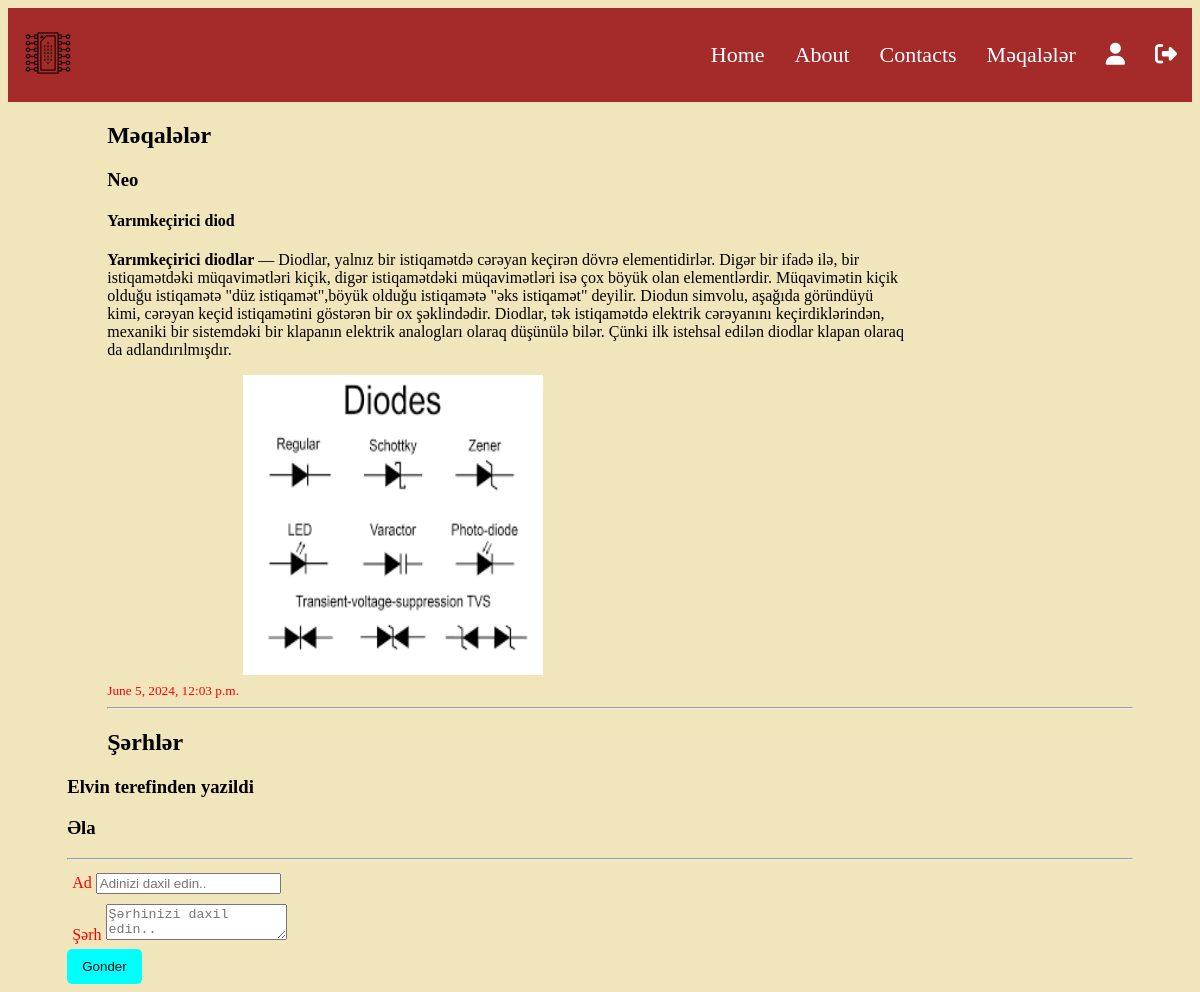
Screenshot of /detail/13 (signed in) with the database file from the repository.
### article/models.py (models this page shows, shortened)
class Article(models.Model):
    author=models.ForeignKey("auth.User",on_delete=models.CASCADE,verbose_name="Yazar")
    title=models.CharField(max_length=20,verbose_name="Basliq")
    content=RichTextField(verbose_name="Kontent")
    create_date=models.DateTimeField(auto_now_add=True,verbose_name="Yaradilma tarixi")
    image=models.FileField(null=True,blank=True,verbose_name='Sekil')

class Comment(models.Model):
    article=models.ForeignKey(Article,on_delete=models.CASCADE,verbose_name="Məqalə",related_name='comments')
    comment_author=models.CharField(max_length=150,verbose_name='Ad')
    comment_content=RichTextField(verbose_name="comment")
    created_date=models.DateTimeField(auto_now_add=True)

### article/views.py (the view)
# urls.py: path('detail/<int:id>',detail__view,name='detail'),
@login_required(login_url="account:login")
def detail__view(request,id):
    comments=Comment.objects.all()
    article=get_object_or_404(Article,id=id)
    context={'article':article,
             'comments':comments}
    return render(request,'detail.html',context)

### templates/detail.html (shortened to what this page needs)
{% extends 'base.html'%}
{%load static %}
{% block body %}
    <h2>Məqalələr</h2>
    <div class="articles">
        <ul>
            <li>
                <h3>{{article.author}}</h3>
                <h4>{{article.title}}</h4>
                <p>{{article.content|safe}}</p>
                <small>{{article.create_date}}</small>
                {% if article.image %}
                    <img class="items" src="../Media/{{article.image}}" alt="">
                {%endif%}
            </li>
            <hr>
        </ul>
    </div>
    <div class="comments">
        <h2>Şərhlər</h2>
        {% if comments%}
            {%for comment in comments%}
            <div class="comment">
                <h3>{{comment.comment_author}} terefinden yazildi</h3>
                <h3>{{comment.comment_content}} </h3>
            </div>
            <hr>
            {%endfor%}
            {%else%}
            messages.success(request,"Şərh yoxdur")
        {%endif%}
        <div class="comment_form">
            <form action='{% url "comment" article.id %}'  method="POST">
                <div class="form_group">
                    <label for="comment_author">Ad</label>
                    <input type="text" name="comment_author" placeholder="Adinizi daxil edin.."id='comment_author'>
                </div>
                <div class="form_group">
                    <label for="comment_author">Şərh</label>
                    <textarea  type="text" name="comment_content" placeholder="Şərhinizi daxil edin.."id='comment_content'></textarea>
                </div>
                <button class="btn" type="submit">Gonder</button>
            </form>
        </div>
    </div>
{% endblock body %}

### static/style.css (style rules this page uses)
body { background-color: rgb(241, 229, 188); }
li { list-style: none; }
h2 { padding-left: 40px; }
p { width: 800px; }
.items { width: 300px; height: 300px; margin-bottom: 20px; background-color: white; }
small { color:red }
.btn { padding: 10px 15px; background-color: aqua; color: rgb(20, 8, 8); border: none; border-radius: 5px; cursor: pointer; }
.form_group { padding: 5px; color:red; }

### rows the page displays
Article: author "Neo", title "Yarımkeçirici diod", content "Yarımkeçirici diodlar — Diodlar, yalnız bir istiqamətdə cərəyan keçirən dövrə elementidirlər. Digər bir ifadə ilə, bir istiqamətdəki müqavimətləri kiçik, digər istiqamətdəki müqavimətləri isə çox böyük olan elementlərdir. Müqavimətin kiçik olduğu istiqamətə \"düz istiqamət\",böyük olduğu istiqamətə \"əks istiqamət\" deyilir. Diodun simvolu, aşağıda göründüyü kimi, cərəyan keçid istiqamətini göstərən bir ox şəklindədir. Diodlar, tək istiqamətdə elektrik cərəyanını keçirdiklərindən, mexaniki bir sistemdəki bir klapanın elektrik analogları olaraq düşünülə bilər. Çünki ilk istehsal edilən diodlar klapan olaraq da adlandırılmışdır.", create_date "June 5, 2024, 12:03 p.m.", image (picture)
Comment: comment_author "Elvin", comment_content "Əla"
